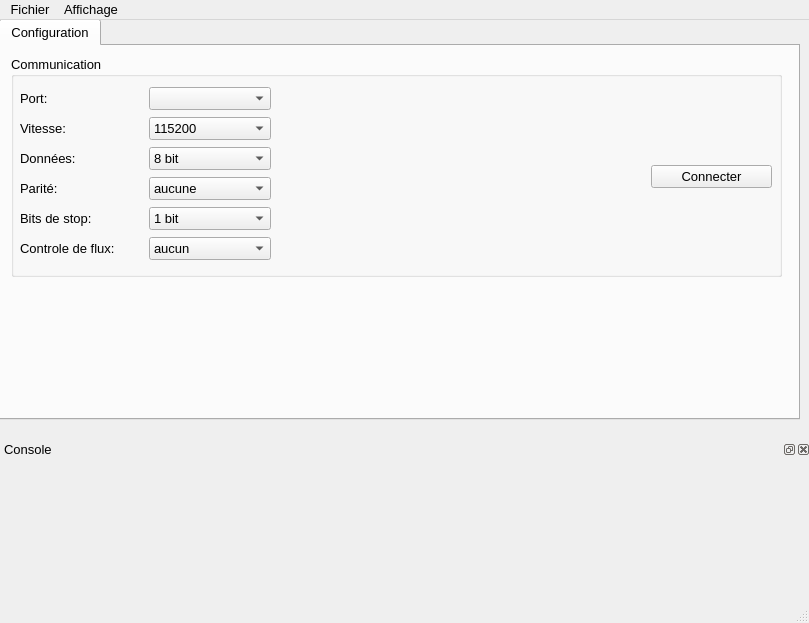
<?xml version="1.0" encoding="UTF-8"?>
<ui version="4.0">
 <class>MainWindow</class>
 <widget class="QMainWindow" name="MainWindow">
  <property name="geometry">
   <rect>
    <x>0</x>
    <y>0</y>
    <width>809</width>
    <height>623</height>
   </rect>
  </property>
  <property name="font">
   <font>
    <family>Arial</family>
    <pointsize>10</pointsize>
   </font>
  </property>
  <property name="windowTitle">
   <string>Zhonx III IHM</string>
  </property>
  <widget class="QWidget" name="centralwidget">
   <widget class="QWidget" name="gridLayoutWidget">
    <property name="geometry">
     <rect>
      <x>-1</x>
      <y>-1</y>
      <width>801</width>
      <height>401</height>
     </rect>
    </property>
    <layout class="QGridLayout" name="mainLayout">
     <item row="0" column="0">
      <widget class="QTabWidget" name="tabConfig">
       <property name="currentIndex">
        <number>0</number>
       </property>
       <widget class="QWidget" name="tab">
        <property name="sizePolicy">
         <sizepolicy hsizetype="Expanding" vsizetype="Expanding">
          <horstretch>0</horstretch>
          <verstretch>0</verstretch>
         </sizepolicy>
        </property>
        <attribute name="title">
         <string>Configuration</string>
        </attribute>
        <widget class="QGroupBox" name="groupBox">
         <property name="geometry">
          <rect>
           <x>10</x>
           <y>10</y>
           <width>771</width>
           <height>221</height>
          </rect>
         </property>
         <property name="sizePolicy">
          <sizepolicy hsizetype="MinimumExpanding" vsizetype="MinimumExpanding">
           <horstretch>0</horstretch>
           <verstretch>0</verstretch>
          </sizepolicy>
         </property>
         <property name="font">
          <font>
           <family>Arial</family>
           <pointsize>10</pointsize>
          </font>
         </property>
         <property name="title">
          <string>Communication</string>
         </property>
         <widget class="QWidget" name="gridLayoutWidget_3">
          <property name="geometry">
           <rect>
            <x>9</x>
            <y>30</y>
            <width>251</width>
            <height>181</height>
           </rect>
          </property>
          <layout class="QGridLayout" name="gridSerialParams">
           <item row="3" column="1">
            <widget class="QLabel" name="lblSerialParity">
             <property name="text">
              <string>Parité:</string>
             </property>
            </widget>
           </item>
           <item row="1" column="1">
            <widget class="QLabel" name="lblSerialSpeed">
             <property name="text">
              <string>Vitesse:</string>
             </property>
            </widget>
           </item>
           <item row="1" column="2">
            <widget class="QComboBox" name="serialSpeedComboBox">
             <property name="sizePolicy">
              <sizepolicy hsizetype="Preferred" vsizetype="Fixed">
               <horstretch>0</horstretch>
               <verstretch>0</verstretch>
              </sizepolicy>
             </property>
             <property name="currentText">
              <string>115200</string>
             </property>
             <property name="currentIndex">
              <number>5</number>
             </property>
             <item>
              <property name="text">
               <string>9600</string>
              </property>
             </item>
             <item>
              <property name="text">
               <string>14400</string>
              </property>
             </item>
             <item>
              <property name="text">
               <string>19200</string>
              </property>
             </item>
             <item>
              <property name="text">
               <string>38400</string>
              </property>
             </item>
             <item>
              <property name="text">
               <string>57600</string>
              </property>
             </item>
             <item>
              <property name="text">
               <string>115200</string>
              </property>
             </item>
             <item>
              <property name="text">
               <string>230400</string>
              </property>
             </item>
             <item>
              <property name="text">
               <string>460800</string>
              </property>
             </item>
             <item>
              <property name="text">
               <string>921600</string>
              </property>
             </item>
            </widget>
           </item>
           <item row="0" column="1">
            <widget class="QLabel" name="lblSerialPort">
             <property name="text">
              <string>Port:</string>
             </property>
            </widget>
           </item>
           <item row="2" column="2">
            <widget class="QComboBox" name="serialDataComboBox">
             <property name="currentIndex">
              <number>1</number>
             </property>
             <item>
              <property name="text">
               <string>7 bit</string>
              </property>
             </item>
             <item>
              <property name="text">
               <string>8 bit</string>
              </property>
             </item>
            </widget>
           </item>
           <item row="0" column="2">
            <widget class="QComboBox" name="serialPortComboBox"/>
           </item>
           <item row="3" column="2">
            <widget class="QComboBox" name="serialParityComboBox">
             <property name="currentIndex">
              <number>2</number>
             </property>
             <item>
              <property name="text">
               <string>paire</string>
              </property>
             </item>
             <item>
              <property name="text">
               <string>impaire</string>
              </property>
             </item>
             <item>
              <property name="text">
               <string>aucune</string>
              </property>
             </item>
            </widget>
           </item>
           <item row="2" column="1">
            <widget class="QLabel" name="lblSerialData">
             <property name="text">
              <string>Données:</string>
             </property>
            </widget>
           </item>
           <item row="4" column="1">
            <widget class="QLabel" name="lblSerialStopBits">
             <property name="text">
              <string>Bits de stop:</string>
             </property>
            </widget>
           </item>
           <item row="4" column="2">
            <widget class="QComboBox" name="serialStopBitsComboBox">
             <item>
              <property name="text">
               <string>1 bit</string>
              </property>
             </item>
             <item>
              <property name="text">
               <string>2 bit</string>
              </property>
             </item>
            </widget>
           </item>
           <item row="5" column="1">
            <widget class="QLabel" name="lblSerialFlowCtrl">
             <property name="text">
              <string>Controle de flux:</string>
             </property>
            </widget>
           </item>
           <item row="5" column="2">
            <widget class="QComboBox" name="serialFlowCtrlComboBox">
             <property name="currentIndex">
              <number>2</number>
             </property>
             <item>
              <property name="text">
               <string>logiciel</string>
              </property>
             </item>
             <item>
              <property name="text">
               <string>matériel</string>
              </property>
             </item>
             <item>
              <property name="text">
               <string>aucun</string>
              </property>
             </item>
            </widget>
           </item>
          </layout>
         </widget>
         <widget class="QWidget" name="gridLayoutWidget_2">
          <property name="geometry">
           <rect>
            <x>640</x>
            <y>30</y>
            <width>121</width>
            <height>181</height>
           </rect>
          </property>
          <layout class="QGridLayout" name="gridSerialActions">
           <item row="0" column="0">
            <widget class="QPushButton" name="serialConnectButton">
             <property name="text">
              <string>Connecter</string>
             </property>
            </widget>
           </item>
          </layout>
         </widget>
        </widget>
       </widget>
      </widget>
     </item>
    </layout>
   </widget>
   <widget class="QDockWidget" name="ConsoleDock">
    <property name="enabled">
     <bool>true</bool>
    </property>
    <property name="geometry">
     <rect>
      <x>0</x>
      <y>420</y>
      <width>811</width>
      <height>181</height>
     </rect>
    </property>
    <property name="mouseTracking">
     <bool>false</bool>
    </property>
    <property name="floating">
     <bool>false</bool>
    </property>
    <property name="features">
     <set>QDockWidget::AllDockWidgetFeatures</set>
    </property>
    <property name="allowedAreas">
     <set>Qt::BottomDockWidgetArea</set>
    </property>
    <property name="windowTitle">
     <string>Console</string>
    </property>
    <widget class="QWidget" name="dockWidgetContents"/>
   </widget>
  </widget>
  <widget class="QMenuBar" name="menubar">
   <property name="geometry">
    <rect>
     <x>0</x>
     <y>0</y>
     <width>809</width>
     <height>21</height>
    </rect>
   </property>
   <widget class="QMenu" name="menuZhonx_III">
    <property name="title">
     <string>Fichier</string>
    </property>
    <addaction name="actionCharger_Firmware"/>
    <addaction name="separator"/>
    <addaction name="actionCharger_configuration"/>
   </widget>
   <widget class="QMenu" name="menuAffichage">
    <property name="title">
     <string>Affichage</string>
    </property>
    <addaction name="actionConsole"/>
   </widget>
   <addaction name="menuZhonx_III"/>
   <addaction name="menuAffichage"/>
  </widget>
  <widget class="QStatusBar" name="statusbar"/>
  <action name="actionCharger_configuration">
   <property name="text">
    <string>Charger configuration...</string>
   </property>
  </action>
  <action name="actionCharger_Firmware">
   <property name="text">
    <string>Charger Firmware...</string>
   </property>
  </action>
  <action name="actionConsole">
   <property name="checkable">
    <bool>true</bool>
   </property>
   <property name="checked">
    <bool>true</bool>
   </property>
   <property name="text">
    <string>Console</string>
   </property>
   <property name="menuRole">
    <enum>QAction::ApplicationSpecificRole</enum>
   </property>
  </action>
 </widget>
 <resources/>
 <connections>
  <connection>
   <sender>actionCharger_Firmware</sender>
   <signal>triggered()</signal>
   <receiver>ConsoleDock</receiver>
   <slot>close()</slot>
   <hints>
    <hint type="sourcelabel">
     <x>-1</x>
     <y>-1</y>
    </hint>
    <hint type="destinationlabel">
     <x>405</x>
     <y>491</y>
    </hint>
   </hints>
  </connection>
 </connections>
</ui>
